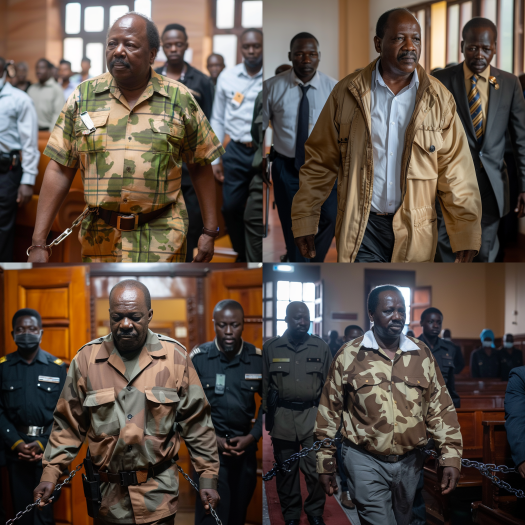
#> input picture test/data/ai-jpg/0.jpg, 525 x 525 px; its folder holds 4 pictures in this run
$ python example.py
#> lines starting #> are read from the running program, lines starting #| are printed output that depends on the picture
#> in process_images, im is the input picture: PIL image 525x525 RGB; mean R, G, B 92.1, 79.2, 70
import os
import numpy as np
import matplotlib.pyplot as plt
from PIL import Image
import numpy.fft as fft
from glob import glob
from sklearn.cluster import KMeans
from sklearn.preprocessing import StandardScaler
from sklearn.decomposition import PCA

def resize_image(img, target_size=(1024, 1024)):
    """Resize an image to the target size using LANCZOS resampling."""
#> called with target_size = (1024, 1024)
    return img.resize(target_size, Image.Resampling.LANCZOS)

def extract_features(im_arr):
    """Extract Fourier transform features from an image array."""
    # Applying FFT and shifting the zero frequency to the center
    f_transform = fft.fftshift(fft.fft2(im_arr))
    magnitude_spectrum = np.log(np.abs(f_transform) + 1)
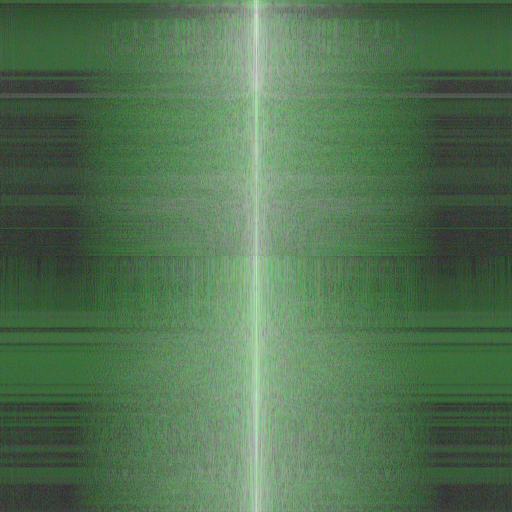
#> magnitude_spectrum: shape (1024, 1024, 3) float64 (shown at 1/2 size); mean of channels 0, 1, 2 4.19, 5.85, 4.19; drawn with min black and max white

    # Extract the top right quarter of the Fourier transform
    mid_x, mid_y = magnitude_spectrum.shape[0] // 2, magnitude_spectrum.shape[1] // 2
#> mid_x = 512; mid_y = 512
    top_right_quarter = magnitude_spectrum[:mid_x, mid_y:]
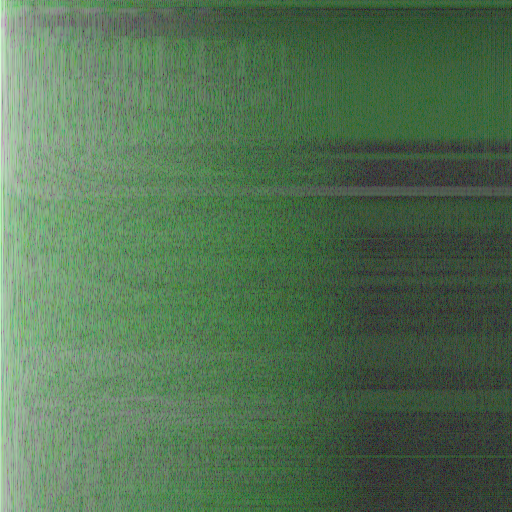
#> top_right_quarter: shape (512, 512, 3) float64; mean of channels 0, 1, 2 4.16, 5.72, 4.17; drawn with min black and max white

    return top_right_quarter.flatten()

def process_images(img_paths):
    """Process images and extract Fourier features."""
    features = []
    for img_path in img_paths:
        im = Image.open(img_path)
        im = resize_image(im)
        im_arr = np.asarray(im)
        if im_arr.dtype != np.uint8 or im_arr.ndim != 3:
            raise ValueError('Image must be RGB and of type uint8.')
        feature = extract_features(im_arr)
        features.append(feature)
#> pass 2 of the loop in process_images, `for img_path in img_paths:`:
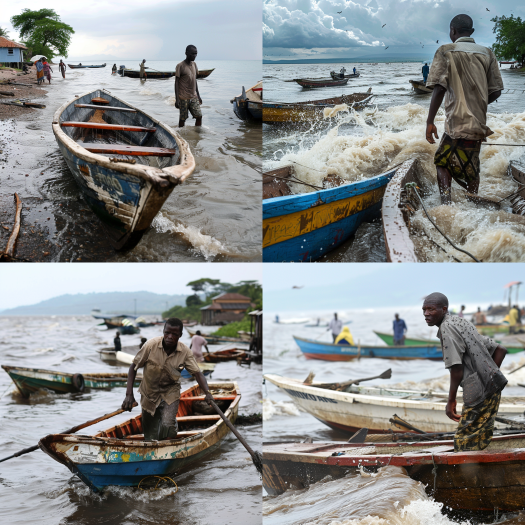
#> input picture test/data/ai-jpg/1.jpg, 525 x 525 px
#> in process_images, im is the input picture: PIL image 525x525 RGB; mean R, G, B 137.9, 140.6, 140.1
#> in extract_features (call 2), `magnitude_spectrum = np.log(np.abs(f_transform) + 1)`:
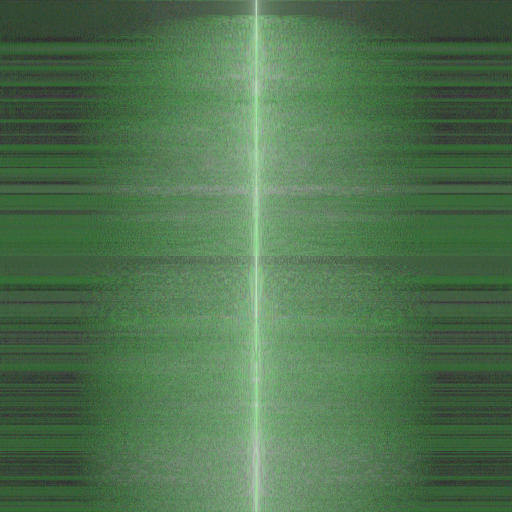
#> magnitude_spectrum: shape (1024, 1024, 3) float64 (shown at 1/2 size); mean of channels 0, 1, 2 4.16, 6.06, 4.16; drawn with min black and max white
#> in extract_features (call 2), `top_right_quarter = magnitude_spectrum[:mid_x, mid_y:]`:
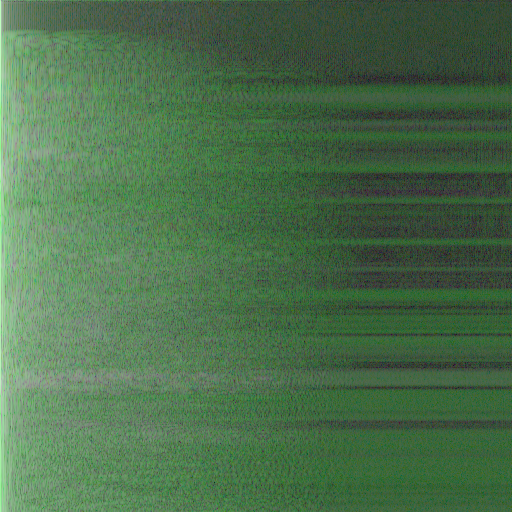
#> top_right_quarter: shape (512, 512, 3) float64; mean of channels 0, 1, 2 4.07, 5.94, 4.07; drawn with min black and max white
#> pass 3 of the loop in process_images, `for img_path in img_paths:`:
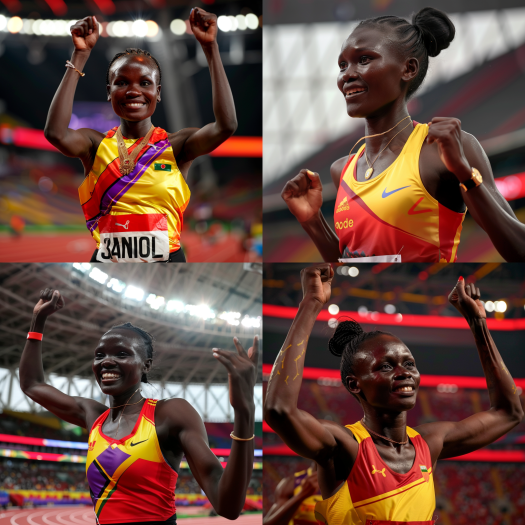
#> input picture test/data/ai-jpg/10.jpg, 525 x 525 px
#> in process_images, im is the input picture: PIL image 525x525 RGB; mean R, G, B 105.7, 73.3, 64.1
#> in extract_features (call 3), `magnitude_spectrum = np.log(np.abs(f_transform) + 1)`:
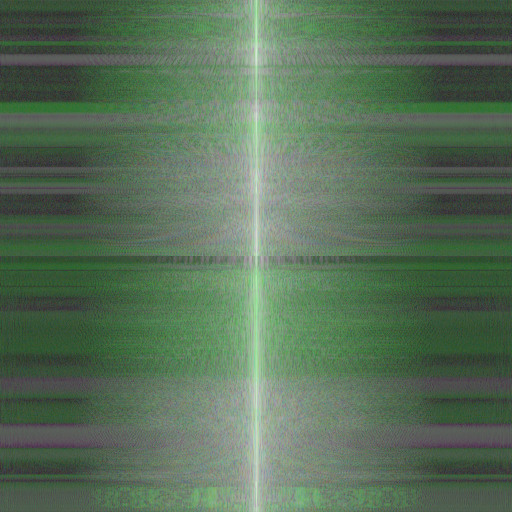
#> magnitude_spectrum: shape (1024, 1024, 3) float64 (shown at 1/2 size); mean of channels 0, 1, 2 4.51, 5.72, 4.51; drawn with min black and max white
#> in extract_features (call 3), `top_right_quarter = magnitude_spectrum[:mid_x, mid_y:]`:
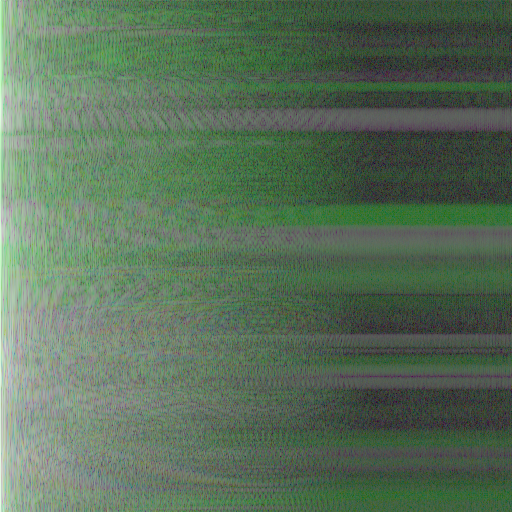
#> top_right_quarter: shape (512, 512, 3) float64; mean of channels 0, 1, 2 4.55, 5.68, 4.55; drawn with min black and max white
#> the loop made 4 passes; the first 3 are shown
    return features

def cluster_and_visualize(features):
    """Cluster features and visualize with PCA."""
    scaler = StandardScaler()
    features_scaled = scaler.fit_transform(features)
    kmeans = KMeans(n_clusters=2, random_state=42)
    labels = kmeans.fit_predict(features_scaled)

    pca = PCA(n_components=2)
    reduced_features = pca.fit_transform(features_scaled)

    plt.figure(figsize=(8, 6))
    plt.scatter(reduced_features[:, 0], reduced_features[:, 1], c=labels, cmap='viridis', marker='o', edgecolor='k')
    plt.title('PCA Visualization of Clustering Results')
    plt.xlabel('PCA Component 1')
    plt.ylabel('PCA Component 2')
    plt.colorbar()
    plt.show()
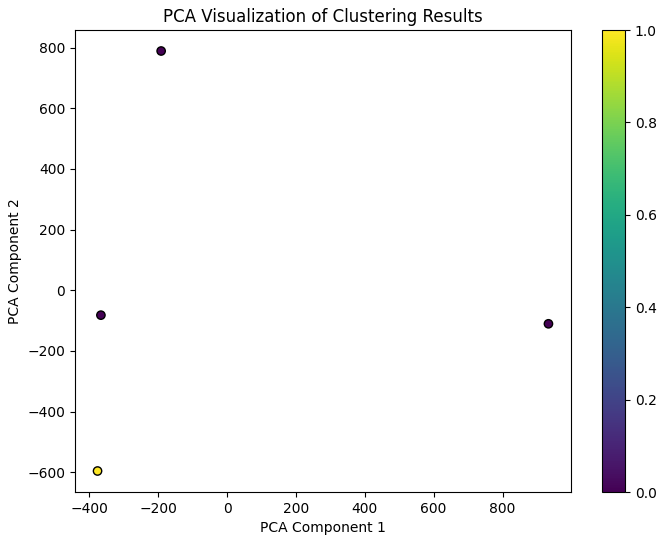
#> figure drawn by matplotlib, 2 panels

    return labels

def print_labels(img_paths, labels):
    """Print the cluster labels for each image path."""
    for img_path, label in zip(img_paths, labels):
        print(f'{img_path}: Cluster {label}')

def main():
    ai_img_paths = glob('test/data/ai-jpg/*.jpg')
    human_img_paths = glob('test/data/human-jpg/*.jpg')

    ai_features = process_images(ai_img_paths)
    human_features = process_images(human_img_paths)

    all_img_paths = ai_img_paths + human_img_paths
    all_features = ai_features + human_features
    labels = cluster_and_visualize(all_features)
    print_labels(all_img_paths, labels)

if __name__ == '__main__':
    main()
